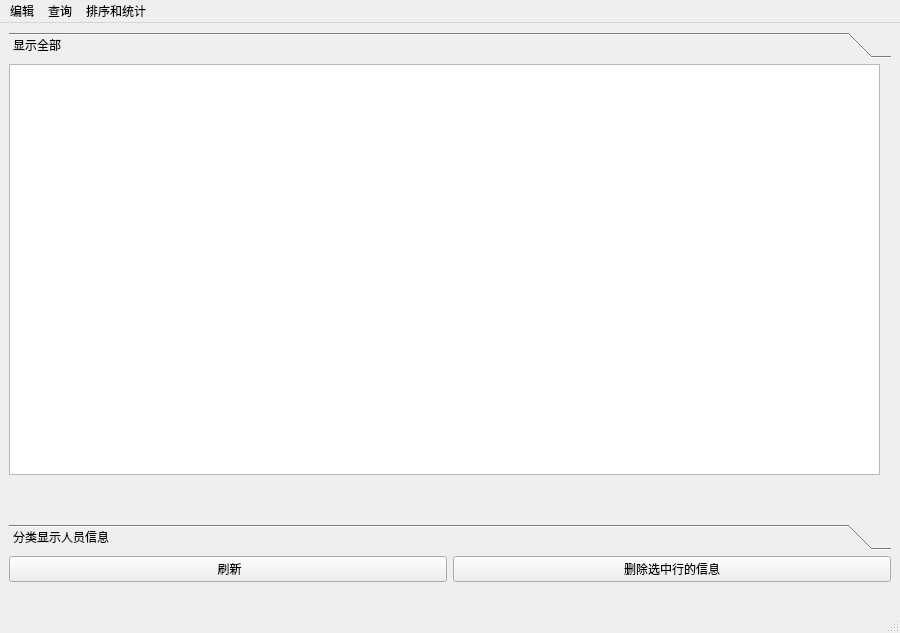
<?xml version="1.0" encoding="UTF-8"?>
<ui version="4.0">
 <class>withMenu</class>
 <widget class="QMainWindow" name="withMenu">
  <property name="geometry">
   <rect>
    <x>0</x>
    <y>0</y>
    <width>900</width>
    <height>633</height>
   </rect>
  </property>
  <property name="windowTitle">
   <string>MainWindow</string>
  </property>
  <widget class="QWidget" name="centralwidget">
   <layout class="QGridLayout" name="gridLayout">
    <item row="1" column="0">
     <widget class="QPushButton" name="refreshButton">
      <property name="text">
       <string> 刷新</string>
      </property>
     </widget>
    </item>
    <item row="2" column="0" colspan="2">
     <widget class="QLabel" name="hintlabel">
      <property name="text">
       <string/>
      </property>
      <property name="alignment">
       <set>Qt::AlignCenter</set>
      </property>
     </widget>
    </item>
    <item row="1" column="1">
     <widget class="QPushButton" name="deleteButton_1">
      <property name="text">
       <string>删除选中行的信息</string>
      </property>
     </widget>
    </item>
    <item row="0" column="0" colspan="2">
     <widget class="QToolBox" name="toolBox">
      <property name="currentIndex">
       <number>0</number>
      </property>
      <widget class="QWidget" name="page">
       <property name="geometry">
        <rect>
         <x>0</x>
         <y>0</y>
         <width>878</width>
         <height>441</height>
        </rect>
       </property>
       <attribute name="label">
        <string>显示全部</string>
       </attribute>
       <widget class="QTableView" name="allTable">
        <property name="geometry">
         <rect>
          <x>0</x>
          <y>0</y>
          <width>871</width>
          <height>411</height>
         </rect>
        </property>
       </widget>
      </widget>
      <widget class="QWidget" name="page_2">
       <property name="geometry">
        <rect>
         <x>0</x>
         <y>0</y>
         <width>878</width>
         <height>441</height>
        </rect>
       </property>
       <attribute name="label">
        <string>分类显示人员信息</string>
       </attribute>
       <widget class="QTabWidget" name="tabWidget">
        <property name="geometry">
         <rect>
          <x>0</x>
          <y>0</y>
          <width>881</width>
          <height>411</height>
         </rect>
        </property>
        <property name="styleSheet">
         <string notr="true">QTabBar::tab{width:110}</string>
        </property>
        <property name="currentIndex">
         <number>0</number>
        </property>
        <widget class="QWidget" name="classmatestab">
         <attribute name="title">
          <string>Classmates</string>
         </attribute>
         <widget class="QTableView" name="classmatesTable">
          <property name="geometry">
           <rect>
            <x>0</x>
            <y>0</y>
            <width>871</width>
            <height>381</height>
           </rect>
          </property>
         </widget>
        </widget>
        <widget class="QWidget" name="friendstab">
         <attribute name="title">
          <string>Friends</string>
         </attribute>
         <widget class="QTableView" name="friendsTable">
          <property name="geometry">
           <rect>
            <x>0</x>
            <y>0</y>
            <width>871</width>
            <height>381</height>
           </rect>
          </property>
         </widget>
        </widget>
        <widget class="QWidget" name="colleaguestab">
         <attribute name="title">
          <string>Colleagues</string>
         </attribute>
         <widget class="QTableView" name="colleaguesTable">
          <property name="geometry">
           <rect>
            <x>0</x>
            <y>0</y>
            <width>871</width>
            <height>381</height>
           </rect>
          </property>
         </widget>
        </widget>
        <widget class="QWidget" name="relativestab">
         <attribute name="title">
          <string>Relatives</string>
         </attribute>
         <widget class="QTableView" name="relativesTable">
          <property name="geometry">
           <rect>
            <x>0</x>
            <y>0</y>
            <width>871</width>
            <height>381</height>
           </rect>
          </property>
         </widget>
        </widget>
        <widget class="QWidget" name="teacherstab">
         <attribute name="title">
          <string>Teachers</string>
         </attribute>
         <widget class="QTableView" name="teachersTable">
          <property name="geometry">
           <rect>
            <x>0</x>
            <y>0</y>
            <width>871</width>
            <height>381</height>
           </rect>
          </property>
         </widget>
        </widget>
        <widget class="QWidget" name="superiorstab">
         <attribute name="title">
          <string>Superiors</string>
         </attribute>
         <widget class="QTableView" name="superiorsTable">
          <property name="geometry">
           <rect>
            <x>0</x>
            <y>0</y>
            <width>871</width>
            <height>381</height>
           </rect>
          </property>
         </widget>
        </widget>
        <widget class="QWidget" name="clientstab">
         <attribute name="title">
          <string>Clients</string>
         </attribute>
         <widget class="QTableView" name="clientsTable">
          <property name="geometry">
           <rect>
            <x>0</x>
            <y>0</y>
            <width>871</width>
            <height>381</height>
           </rect>
          </property>
         </widget>
        </widget>
        <widget class="QWidget" name="otherstab">
         <attribute name="title">
          <string>Others</string>
         </attribute>
         <widget class="QTableView" name="othersTable">
          <property name="geometry">
           <rect>
            <x>0</x>
            <y>0</y>
            <width>871</width>
            <height>381</height>
           </rect>
          </property>
         </widget>
        </widget>
       </widget>
      </widget>
     </widget>
    </item>
   </layout>
  </widget>
  <widget class="QMenuBar" name="menubar">
   <property name="geometry">
    <rect>
     <x>0</x>
     <y>0</y>
     <width>900</width>
     <height>26</height>
    </rect>
   </property>
   <widget class="QMenu" name="menu">
    <property name="title">
     <string>编辑</string>
    </property>
    <addaction name="action"/>
    <addaction name="action_2"/>
   </widget>
   <widget class="QMenu" name="menu_2">
    <property name="title">
     <string>查询</string>
    </property>
    <addaction name="action_3"/>
    <addaction name="action_4"/>
   </widget>
   <widget class="QMenu" name="menu_3">
    <property name="title">
     <string>排序和统计</string>
    </property>
    <widget class="QMenu" name="menu_5">
     <property name="title">
      <string>按照出生日期排序</string>
     </property>
     <addaction name="action_8"/>
     <addaction name="action_9"/>
    </widget>
    <widget class="QMenu" name="menu_6">
     <property name="title">
      <string>按照名字排序</string>
     </property>
     <addaction name="action_12"/>
     <addaction name="action_13"/>
    </widget>
    <addaction name="menu_5"/>
    <addaction name="menu_6"/>
    <addaction name="actionh"/>
   </widget>
   <addaction name="menu"/>
   <addaction name="menu_2"/>
   <addaction name="menu_3"/>
  </widget>
  <widget class="QStatusBar" name="statusbar"/>
  <action name="action">
   <property name="text">
    <string>录入</string>
   </property>
   <property name="shortcut">
    <string>Ctrl+N</string>
   </property>
  </action>
  <action name="action_2">
   <property name="text">
    <string>修改</string>
   </property>
   <property name="shortcut">
    <string>Ctrl+E</string>
   </property>
  </action>
  <action name="action_3">
   <property name="text">
    <string>按名字搜索</string>
   </property>
   <property name="shortcut">
    <string>Ctrl+Alt+N</string>
   </property>
  </action>
  <action name="action_4">
   <property name="text">
    <string>按生日搜索</string>
   </property>
   <property name="shortcut">
    <string>Ctrl+Alt+B</string>
   </property>
  </action>
  <action name="action_6">
   <property name="text">
    <string>升序</string>
   </property>
  </action>
  <action name="action_8">
   <property name="text">
    <string>降序 (从晚到早)</string>
   </property>
  </action>
  <action name="action_9">
   <property name="text">
    <string>升序 (从早到晚)</string>
   </property>
  </action>
  <action name="action_12">
   <property name="text">
    <string>降序 (Z-A)</string>
   </property>
  </action>
  <action name="action_13">
   <property name="text">
    <string>升序 (A-Z)</string>
   </property>
  </action>
  <action name="actionh">
   <property name="text">
    <string>统计指定月份出生人数</string>
   </property>
  </action>
 </widget>
 <resources/>
 <connections/>
</ui>
